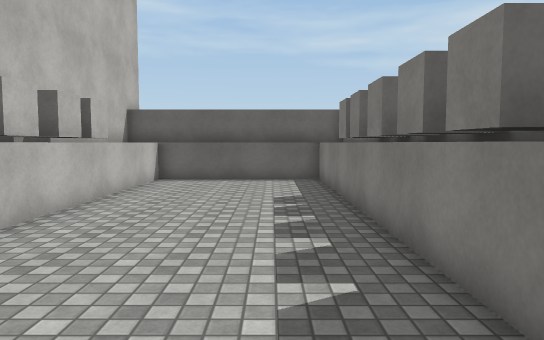
[1] (above)

14 first-person views from a walk through a 3-D level made in the Unity game engine. The camera is 1.4 m above the floor, tilts 4° down and sees 70° across. The floor is counted in squares, 1 m on a side. Each view is taken from the middle of a square. On the plan, view 1 faces up. The plan holds only what a view shows up to about 16 squares ahead; the rest is blank. The player character is not drawn. Surface patterns are stand-ins for the level's own textures.

[2]
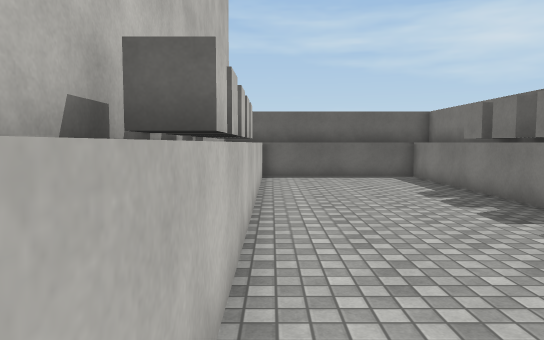

[3]
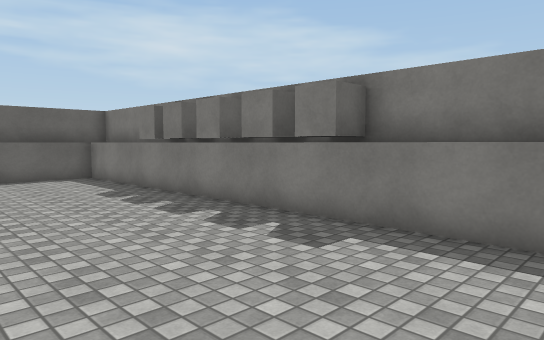

[4]
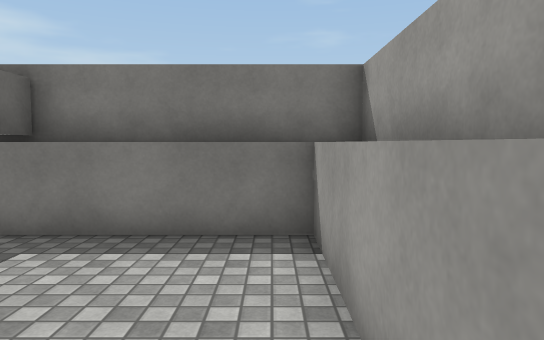

[5]
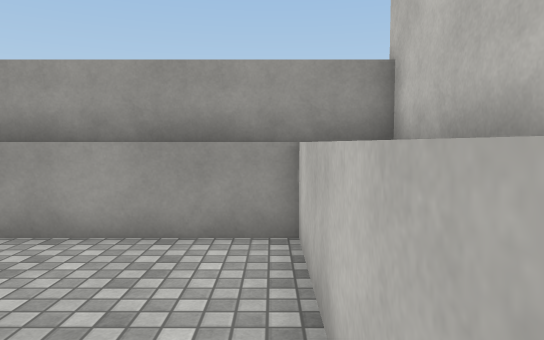

[6]
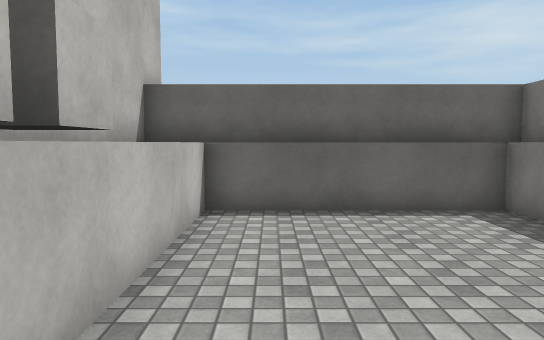

[7]
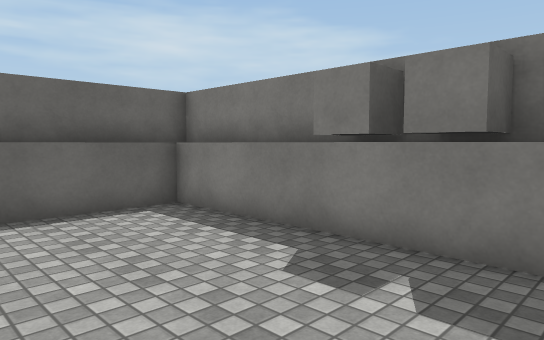

[8]
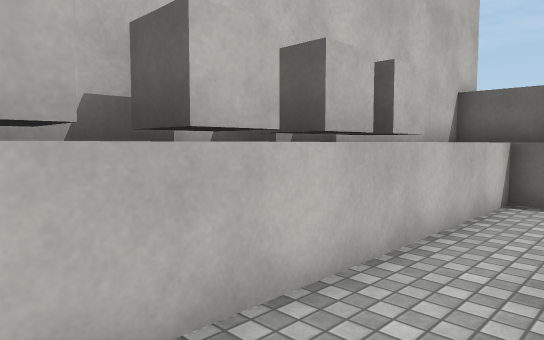

[9]
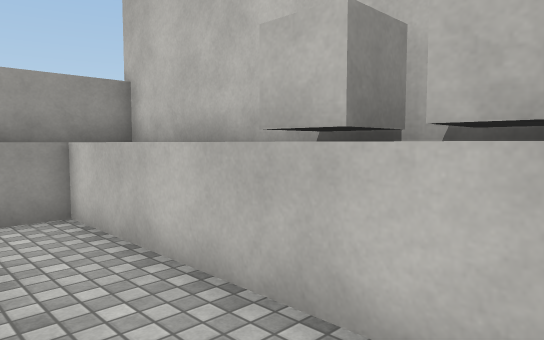

[10]
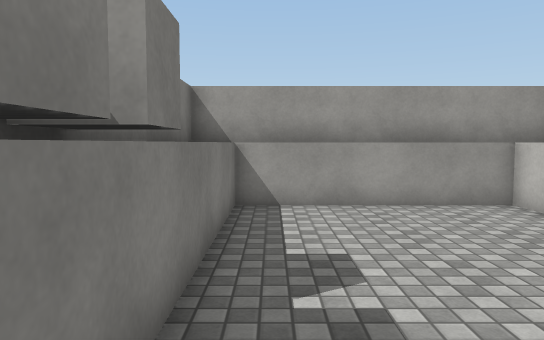

[11]
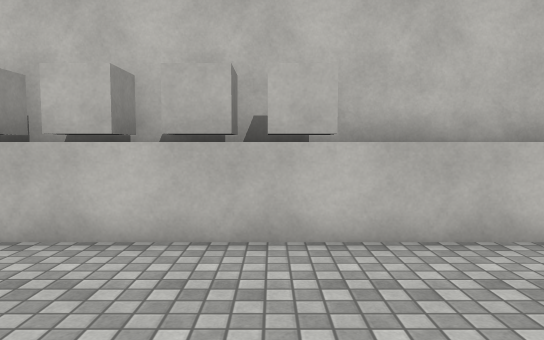

[12]
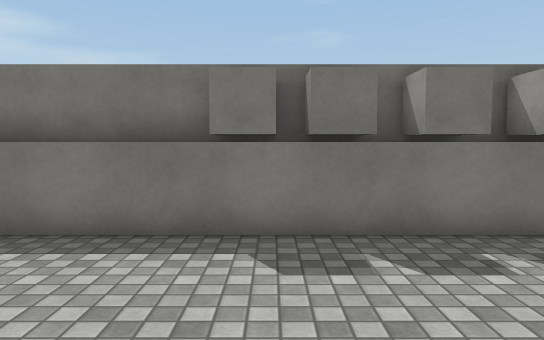

[13]
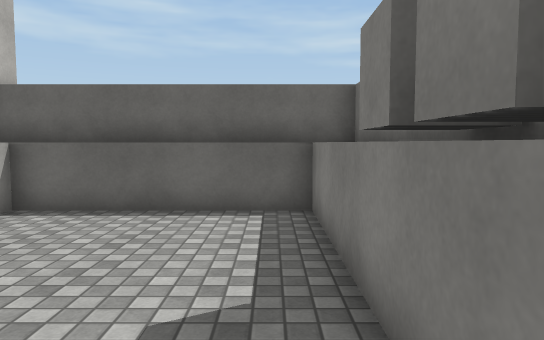

[14]
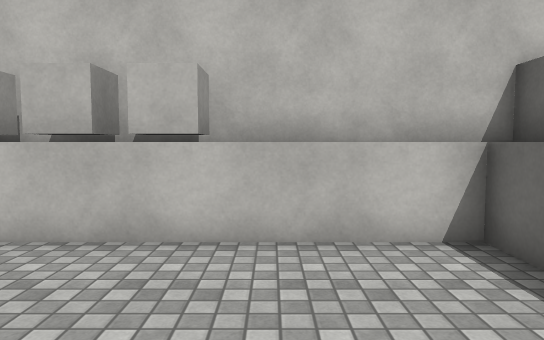

### Floor plan
Key: @ floor where view 1 was taken; # wall or solid block; . floor; ^ raised ledge; O other object.
Columns run from 6 left of view 1 to 3 right of it. Each row starts with its distance up from view 1.
 16 ^^^^^^^^^^
 15 ^^^^^^^^^^
 14 #^......^^
 13 #^......^^
 12 #^......^^
 11 ##......#^
 10 #O......O#
  9 #O......O#
  8 #^......^^
  7 #O......O#
  6 #^......#^
  5 #O......O^
  4 #O......O^
  3 #^......^^
  2 #^......^^
  1 #^......^^
  0 #^....@.^^
 -1 #^......^^
 -2 ^ ^^^^^^^^
 -3 ^^^^^^^^^^

Where each view was taken, in squares from view 1:
view 1: 0 up, 0 right, facing up
view 2: 1 down, 4 left, facing up
view 3: 1 down, 4 left, facing up-right
view 4: 1 down, 4 left, facing right
view 5: 4 up, 4 left, facing down
view 6: 7 up, 3 left, facing up
view 7: 7 up, 3 left, facing up-right
view 8: 5 up, 2 left, facing up-left
view 9: 6 up, 2 left, facing down-left
view 10: 7 up, 1 right, facing down
view 11: 10 up, 1 right, facing left
view 12: 10 up, 4 left, facing right
view 13: 7 up, 1 right, facing up
view 14: 12 up, 1 right, facing left
